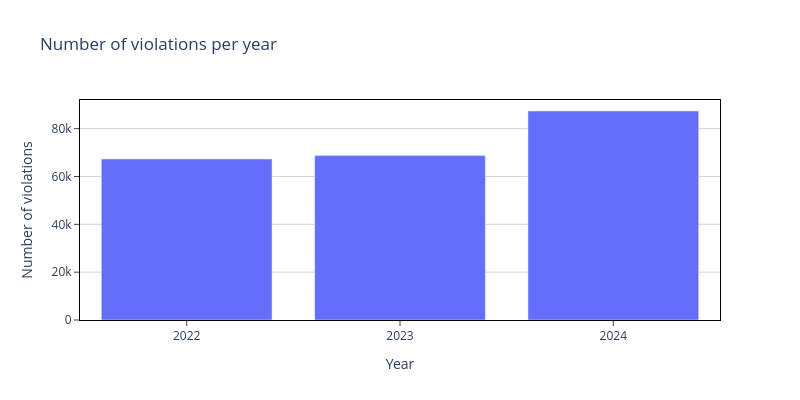

Here is the notebook cell this chart was saved with:
### Markdown cell above
## Exploratory data analysis

### Code cell
restaurant_violations = data_health[pd.notna(data_health['Violation Code'])]
data_year = restaurant_violations.groupby('Year').count()
data_year = data_year['Violation Code']
# Question 2: Barplot of violations per year
fig = px.bar(data_year, x=data_year.index, y=data_year.values, title='Number of violations per year ')
fig.update_layout(xaxis=dict(tickmode='array', tickvals=data_year.index, ticktext=data_year.index), yaxis_title='Number of violations', width=800, height=400   ,  plot_bgcolor='white'
)
fig.update_xaxes(
    mirror=True,
    ticks='outside',
    showline=True,
    linecolor='black'
)
fig.update_yaxes(
    mirror=True,
    ticks='outside',
    showline=True,
    linecolor='black',gridcolor='lightgrey')
fig.show()

### Figure 1 — Plotly figure (JSON) as saved in the notebook; plotly's stock layout.template omitted (floating-point values rounded to 4 significant figures)
{"data": [{"alignmentgroup": "True", "hovertemplate": "Year=%{x}<br>y=%{y}<extra></extra>", "legendgroup": "", "marker": {"color": "#636efa", "pattern": {"shape": ""}}, "name": "", "offsetgroup": "", "orientation": "v", "showlegend": false, "textposition": "auto", "type": "bar", "x": [2022, 2023, 2024], "xaxis": "x", "y": [67305, 68718, 87372], "yaxis": "y"}], "layout": {"barmode": "relative", "height": 400, "legend": {"tracegroupgap": 0}, "plot_bgcolor": "white", "title": {"text": "Number of violations per year "}, "width": 800, "xaxis": {"anchor": "y", "domain": [0, 1], "linecolor": "black", "mirror": true, "showline": true, "tickmode": "array", "ticks": "outside", "ticktext": [2022, 2023, 2024], "tickvals": [2022, 2023, 2024], "title": {"text": "Year"}}, "yaxis": {"anchor": "x", "domain": [0, 1], "gridcolor": "lightgrey", "linecolor": "black", "mirror": true, "showline": true, "ticks": "outside", "title": {"text": "Number of violations"}}}}
